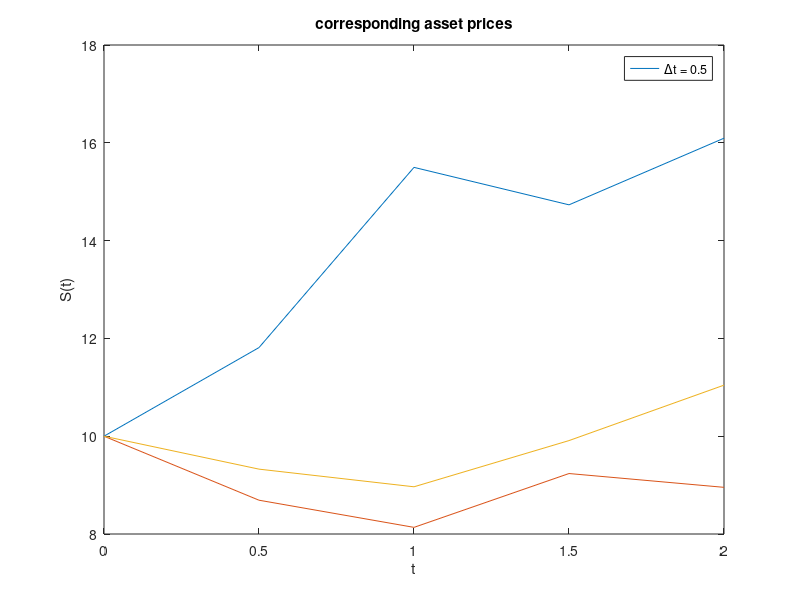

MATLAB code to generate this figure:
fid = fopen('correspond_asset_prices_points_0.5.txt', 'r');format_spec = '%f %f %f %f';sizeA = [4 Inf];A = fscanf(fid, format_spec,sizeA);fclose(fid);A = A';n = A(:,1);x = A(:,2);y = A(:,3);z = A(:,4);plot(n,x);hold onplot(n,y);hold onplot(n,z);title('corresponding asset prices');legend('\Deltat = 0.5');ylabel('S(t)');xlabel('t');